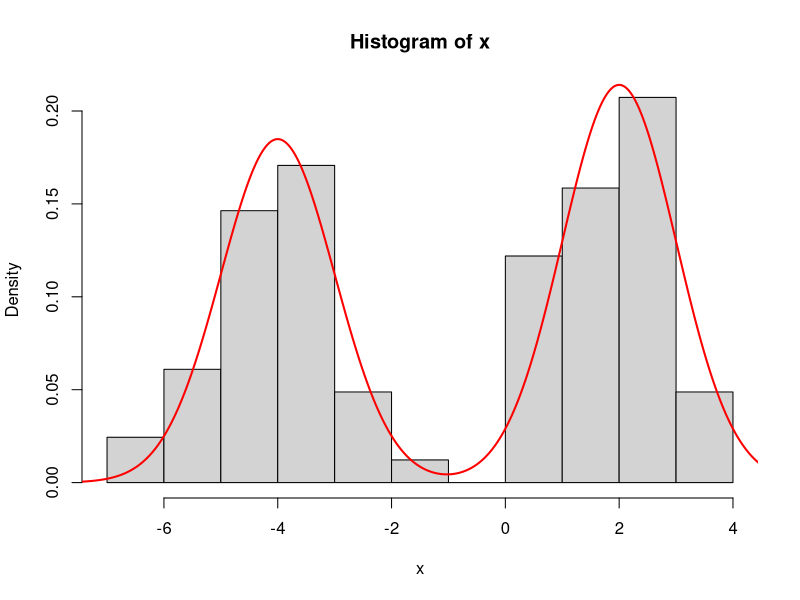

Source code (R):

# zPrior(z = c(1, 2, 3), K = 3, N = 3, alpha = 1.0 )
# -log(6)

################
#---PACKAGES---#
################
require(compiler)
# require(mixtools)

############
#---DATA---#
############
# data generated from a mixture of two normals 0.5 * N(-4,1) + 0.5 * N(2,1) 
x <- c(3.2021219417081, 2.65741884298405, 0.780137036066781, 3.64724723765017, 
       2.81041331245526, -4.62984071052694, -3.14281370657829, -3.12319766617262, 
       0.908978440112633, 2.51957106216094, 1.6829613082298, -3.87567468005131, 
       0.945705446404869, 0.495428223641111, -3.70222557688605, 3.68414040371748, 
       1.71340601895164, 1.14251338854263, -4.67625135117806, -4.36161079110522, 
       2.5622235140633, 2.06378756223698, -6.05965795191174, 2.03357186159356, 
       1.85332992519105, -2.90292806264, -2.3872030054047, 2.97532564926973, 
       1.36038670563403, 2.03484398255987, -2.90544404614717, 1.94541101948915, 
       1.89877326620243, -4.58947787551057, -5.23332969425005, 1.35028279895402, 
       -5.7057364084379, -4.19795250440479, 0.169765958342949, -4.41040237770636, 
       3.23366242337812, 2.7355634096666, -3.79124850215067, 1.81625386149323, 
       1.1244817398166, -5.351603849814, -4.28238069609014, 2.81686670597407, 
       -3.41167847159064, 2.2695834486729, -4.33355486366414, -4.07156878219267, 
       0.66540681953474, 1.54438714296735, -6.69483940993138, -3.33693275965261, 
       -1.79182385472336, 2.57088565077193, 1.36080493186315, 2.47510953571402, 
       2.21485345997249, -3.14067593928145, -5.09841477435681, 0.995868098296324, 
       0.780575051090966, -4.78524027264247, -5.00218879969458, -3.31819478384048, 
       -3.22225921308094, 2.90755400556924, -4.5340589955408, -3.17250220599487, 
       1.3692421554455, 0.471461424865359, 2.21459894893125, -2.10032867323119, 
       -3.94392608719873, -3.96057630155318, -3.71448565584273, 0.730529435675807, 
       2.20540388616452, -4.56182609476879)

# x = rnormmix(82, lambda = c(0.5, 0.5), mu = c(-4, 2), sigma = c(1, 1))

##################
#---LIKELIHOOD---#
##################

# dnorm( x[index], mu.cand, P, log = T) 

partialLoglike <- function(x, index ) {

}

loglikelihood <- function(mu, z, P, data) {
  # mu - vector with K unique mean values
  # z - vector with N cluster assignments
  # data - vector with N data points
  # P - std dev (fixed)
  logL = 0;
  for(i in 1 : length(data)) {
    xi = data[i]
    mui = mu[z[i]]
    logL = logL + dnorm(x = xi, mean = mui, sd = P, log = TRUE )
  }
  
  return(logL )
}#END: loglikelihood

loglikelihood <- cmpfun(loglikelihood)


############
############
##---MU---##
############
############

#---PRIOR---#
muPrior <- function(mu, K, mu0, P0) {
  # prior for mu parameters (base model)
  # mu: vector of K unique parameter values
  # @return: likelihood of mu
  loglike = 0
  for(i in 1 : K) {
    
    loglike = loglike + dnorm(mu[i], mu0, P0)
    
  }#END: i loop
  
  return(loglike)
}#END: muPrior

muPrior <- cmpfun(muPrior)

#---RANDOM DRAW FROM PRIOR---#
muRand <- function(mu0, P0) {
  # generates random value from the prior for mu
  value = rnorm(n = 1, mean = mu0, sd = P0)
  return(value)
}#END: muRand

#---PROPOSAL---#
muProposal <- function(xt) {
  # random walk (symmetric) proposal
  window = 0.1
  
  r.cand = runif(1, min = xt - window, max = xt + window)
#   r.cand = ifelse((r.cand >= 0) & (r.cand <= 1), r.cand, 
#                   ifelse(r.cand < 0, 1 + r.cand, 
#                          ifelse(r.cand > 1,  r.cand - 1, cat("error"))))
  
  # they will be the same, proposal is symmetrical
  d.cand = dunif(r.cand, min = xt - window, max = xt + window, log = T)
  d.curr = dunif(xt, min = xt - window, max = xt + window, log = T)
  
  return(list(r.cand = r.cand, d.cand = d.cand, d.curr = d.curr))
}

muProposal <- cmpfun(muProposal)

###########
###########
##---Z---##
###########
###########

#---PRIOR---#
zPrior <- function(z, K, N, mu, mu0, P0, alpha) {
  # prior for cluster assignments
  # @return: loglikelihood of an assignmnent z
  counts = matrix(NA, ncol = K, dimnames = list(NULL, c(1 : K) ) )
  theTable <- table(z)
  
  for(i in 1 : K) {
    colname <-  colnames(counts)[i]
    value <- theTable[which(names(theTable) == colname)]
    value <- ifelse(is.numeric(value), value, 0)
    counts[, i] <- ifelse(is.na(value), 0, value)
  }#END: i loop
  
  loglike = K * log(alpha)
  for(i in 1 : K) {
    
    eta = counts[i]
    if(eta > 0) {
      loglike = loglike + lfactorial(eta - 1)
    }# END: eta check
    
  }# END: i loop
  
  for(i in 1 : N) {
    loglike = loglike - log(alpha + i - 1)
  }
  
  loglike = loglike + muPrior(mu, K, mu0, P0)
  
  return(loglike)
}#END: prior

zPrior <- cmpfun(zPrior)

#---PROPOSAL---#
# zProposal <- function(z, K, N, mu, P, mu0, P0, alpha) {
#   # random walk (symmetric) integer proposal
#   index = sample( c(1 : N), 1)
#   value = sample( c(1 : K), 1 )
#   
#   r.cand = z
#   r.cand[index] = value
#   
#   # on the log scale
#   d.cand = 0
#   d.curr = 0
#   
#   return(list(r.cand = r.cand, d.cand = d.cand, d.curr = d.curr))
# }# END: proposal

zProposal <- function(z, K, N, mu, P, mu0, P0, alpha) {
  # gibbs proposal (algorithm 2 from Neal 2000)
  r.cand = z
  for(index in 1 : N) {
    
    occupancy = matrix(NA, ncol = K, dimnames = list(NULL, c(1 : K) ) )
    zi = r.cand[ - index]
    theTable = table(zi)
    
    for(i in 1 : K) {
      colname <-  colnames(occupancy)[i]
      value   <- theTable[which(names(theTable) == colname)]
      value   <- ifelse(is.numeric(value), value, 0)
      occupancy[, i] <- ifelse(is.na(value), 0, value)
    }#END: i loop
    
    probs = matrix(NA, ncol = K, dimnames = list(NULL, c(1 : K) ) )
    for(i in 1 : K) {

      # TODO: call loglike implem for single obs
      
      if(occupancy[i] == 0) {# draw new
        
        # likelihood for unrepresented class: / P(x[index] | mu[i]) * P(mu[i]) dm[i]
        # M-H for poor people:  sample from prior for mu (base model), evaluate at likelihood
        
        M = 1
        like = 0
        for(m in 1 : M) {
          mu.cand = muRand(mu0, P0)
          like = like + dnorm( x[index], mu.cand, P, log = T) 
        }
        
        probs[i] = log( (alpha) / (N - 1 + alpha) ) + like / M
        
      } else {# draw existing
        
        # likelihood for components with observations other than x_i currently associated with them is N(mu_j, P)
        like = dnorm( x[index], mu[i], P, log = T) 
        probs[i] = ( (occupancy[i]) / (N - 1 + alpha) ) + like
        
      }#END: occupation check
      
    }#END: i loop
    
    # rescale to improve accuracy
#     max = max(probs)
#     for(i in 1 : K) {
#       probs[i] = probs[i] - max
#     }
#     
#     # normalize probs (b in Neal 2000)
#     norm = 0;
#     for(i in 1 : K) {
#       norm = norm + probs[i]^2
#     }
#     norm = sqrt( norm )
#     
#     for(i in 1 : K) {
#       probs[i] = probs[i] / norm 
#     }
#     
    probs = exp(probs)
    
    value = sample(c(1 : K), size = 1, prob = probs)
    r.cand[index] = value
  }#END: index loop
  
  # on log scale
  d.cand =  0 
  d.curr =  0 
  
  return(list(r.cand = r.cand, d.cand = d.cand, d.curr = d.curr))
}#END: proposal

zProposal <- cmpfun(zProposal)

###############
#---SAMPLER---#
###############
metropolisHastings <- function(loglikelihood, prior, proposal, data, startvalue, mu, P, mu0, P0, alpha, Nsim) {
  
  N <- length(startvalue)
  K <- length(mu)
  
  chain = array(dim = c(Nsim, N))
  chain[1, ] = startvalue
  for (i in 1 : (Nsim - 1)) {
    
    candidate = zProposal(z = chain[i, ], K, N, mu, P,  mu0, P0, alpha)
    
    r.candidate = candidate$r.cand
    d.candidate = candidate$d.cand
    d.curr = candidate$d.curr
    
    probab = exp(
      (loglikelihood(mu = mu, z = r.candidate, P = P, data) + zPrior(r.candidate, K, N, mu, mu0, P0, alpha) + d.candidate) -
        (loglikelihood(mu = mu, z = chain[i, ], P = P, data) + zPrior(chain[i, ], K, N, mu, mu0, P0, alpha) + d.curr)
    )
    
    if (runif(1) < probab) {
      chain[i + 1, ] = r.candidate
    } else {
      chain[i + 1, ] = chain[i, ]
    }#END: accept check
    
  }#END: iterations loop
  
  return(chain)
}#END: metropolisHastings

metropolisHastings <- cmpfun(metropolisHastings)


############
#---MCMC---#
############
num.mode <- function(x) {
  as.numeric(names(which(table(x) == max(table(x)))))
}

run <- function() {
  Nsim  <- 10^3
  N     <- length(x)
  P     <- 1
  alpha <- 0.01
  z     <- rep(1, N)
  K     <- 2
  mu    <- c(-4, 2)
  mu0   <- mean(x) 
  P0    <- sd(x)
  
  chain = metropolisHastings(loglikelihood, prior, proposal, data = x, startvalue = z, mu, P, mu0, P0, alpha, Nsim)
  
  z = chain[dim(chain)[1], ]
  
  probs = rep(NA, length(mu))
  for(i in 1 : length(probs)) {
    probs[i] = sum(z == i) / N
  }
  
  grid = seq(min(x) - 1, max(x) + 1, length = 500)
  dens = rep(NA, length = length(grid))
  
  for(i in 1 : length(grid)) {
    dens[i] = sum(probs * dnorm(grid[i], mu, P))
  }
  
  ### getting the posterior mode of assigments
  burnin <- 200
  print(apply(chain[burnin:Nsim,], 2, num.mode))
  
  hist(x, freq = FALSE)
  lines(grid, dens, col = 'red', lwd = 2)
  
  assign("probs", value = probs, env = .GlobalEnv)
}

run()
kmeans(x, centers = c(-4, 2))$cluster
